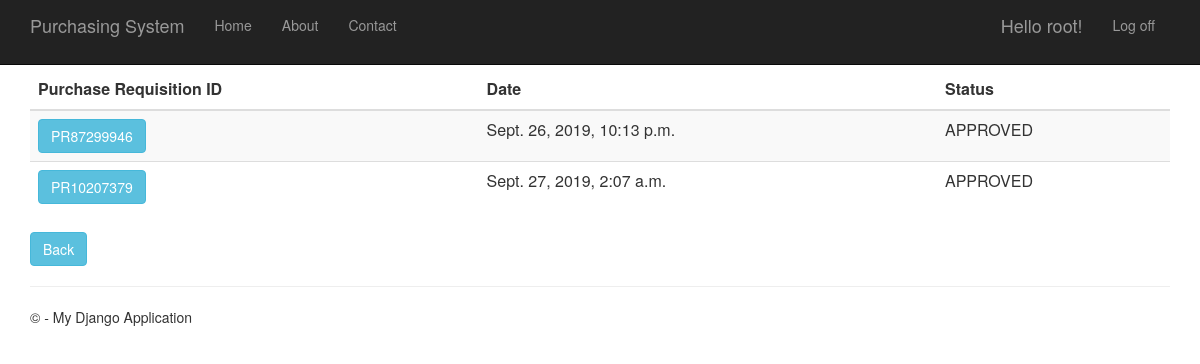
/purchaserequisitionhistory (signed in), run on the app's committed database.
### PurchaseRequisition/models.py (models this page shows)
class PurchaseRequisition(models.Model):
    pr_id= models.CharField(max_length=10, primary_key=True) #takes character
    description= models.TextField(null=True,default=None, blank=True)
    time_created= models.DateTimeField()
    total_price= models.DecimalField(max_digits=10, decimal_places=2, default=Decimal('0.00'))
    status= models.TextField(max_length=10, default="Pending")
    person_id = models.ForeignKey(Person)
    def __str__(self):
        return str(self.pr_id)

### PurchaseRequisition/views.py (the view)
# urls.py: url(r'^purchaserequisitionhistory', PurchaseRequisition.views.purchaserequisitionhistory, name="purchase_requisition_history"),
def purchaserequisitionhistory(request):
    purchase_requisitions = PurchaseRequisition.objects.all()
    print(purchase_requisitions)
    context = {
            'title':'Purchase Requisition History',
            'rows':purchase_requisitions
        }
    return render(request,'PurchaseRequisition/purchaserequisitionhistory.html',context)

### PurchaseRequisition/templates/PurchaseRequisition/purchaserequisitionhistory.html
﻿{% extends "app/layout.html" %}
{% block content %}
<div class="purchaseorderhistory margintop" action="menu" >
    <form action="purchaserequisitionhistorydetails" method="GET">
        <table class="table table-striped margintop">
          <thead>
            <tr>
              <th scope="col">Purchase Requisition ID</th>
              <th scope="col">Date</th>
              <th scope="col">Status</th>
            </tr>
          </thead>
          <tbody>
              {% for r in rows %}
            <tr>
                 <td><button type="submit" name="pr_id" value="{{r.pr_id}}" class="btn btn-info" >{{r.pr_id}}</button></td>
                 <td>{{r.time_created}}</td>
                 <td>{{r.status}}</td>
            </tr>
              {% endfor %}
          </tbody>
        </table>
    </form>
       <form action="menu">
        <div class="margintop">
            <button type="submit" class="btn btn-info" >Back</button>
        </div>
    </form>
</div>
{% endblock %}

### app/templates/app/loginpartial.html (shortened to what this page needs)
{% if user.is_authenticated %}
<form id="logoutForm" action="/logout" method="post" class="navbar-right">
    <ul class="nav navbar-nav navbar-right">
        <li><span class="navbar-brand">Hello {{ user.username }}!</span></li>
        <li><a href="javascript:document.getElementById('logoutForm').submit()">Log off</a></li>
    </ul>
</form>
{% else %}
<ul class="nav navbar-nav navbar-right">
    <li><a href="{% url 'login' %}">Log in</a></li>
</ul>
{% endif %}

### app/static/app/content/site.css (style rules this page uses)
body { padding-top: 50px; padding-bottom: 20px; }

### data on the page
PurchaseRequisition: pr_id "PR87299946", time_created "Sept. 26, 2019, 10:13 p.m.", status "APPROVED"
PurchaseRequisition: pr_id "PR10207379", time_created "Sept. 27, 2019, 2:07 a.m.", status "APPROVED"

### other printed values
{{ user.username }} "root"
